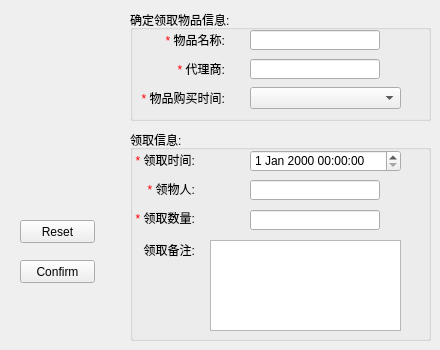
     <widget class="QWidget" name="tab_2">
      <attribute name="title">
       <string>领取信息录入</string>
      </attribute>
      <widget class="QLabel" name="label_2">
       <property name="geometry">
        <rect>
         <x>0</x>
         <y>20</y>
         <width>100</width>
         <height>100</height>
        </rect>
       </property>
       <property name="text">
        <string/>
       </property>
       <property name="pixmap">
        <pixmap resource="Labms_v1.qrc">:/images/Resources/领取1.png</pixmap>
       </property>
       <property name="scaledContents">
        <bool>true</bool>
       </property>
      </widget>
      <widget class="QPushButton" name="m_get_reset">
       <property name="geometry">
        <rect>
         <x>20</x>
         <y>220</y>
         <width>75</width>
         <height>23</height>
        </rect>
       </property>
       <property name="text">
        <string>Reset</string>
       </property>
      </widget>
      <widget class="QPushButton" name="m_get_confirm">
       <property name="geometry">
        <rect>
         <x>20</x>
         <y>260</y>
         <width>75</width>
         <height>23</height>
        </rect>
       </property>
       <property name="text">
        <string>Confirm</string>
       </property>
      </widget>
      <widget class="QGroupBox" name="groupBox">
       <property name="geometry">
        <rect>
         <x>130</x>
         <y>10</y>
         <width>301</width>
         <height>111</height>
        </rect>
       </property>
       <property name="title">
        <string>确定领取物品信息:</string>
       </property>
       <widget class="QLabel" name="label_15">
        <property name="geometry">
         <rect>
          <x>30</x>
          <y>20</y>
          <width>65</width>
          <height>20</height>
         </rect>
        </property>
        <property name="minimumSize">
         <size>
          <width>65</width>
          <height>20</height>
         </size>
        </property>
        <property name="maximumSize">
         <size>
          <width>65</width>
          <height>20</height>
         </size>
        </property>
        <property name="text">
         <string>&lt;!DOCTYPE HTML PUBLIC &quot;-//W3C//DTD HTML 4.0//EN&quot; &quot;http://www.w3.org/TR/REC-html40/strict.dtd&quot;&gt;
&lt;html&gt;&lt;head&gt;&lt;meta name=&quot;qrichtext&quot; content=&quot;1&quot; /&gt;&lt;style type=&quot;text/css&quot;&gt;
p, li { white-space: pre-wrap; }
&lt;/style&gt;&lt;/head&gt;&lt;body style=&quot; font-family:'宋体'; font-size:9pt; font-weight:400; font-style:normal;&quot;&gt;
&lt;p align=&quot;right&quot; style=&quot; margin-top:0px; margin-bottom:0px; margin-left:0px; margin-right:0px; -qt-block-indent:0; text-indent:0px;&quot;&gt;&lt;span style=&quot; font-family:'MS Shell Dlg 2'; color:#ff0000;&quot;&gt;* &lt;/span&gt;&lt;span style=&quot; font-family:'MS Shell Dlg 2'; color:#000000;&quot;&gt;物品名称&lt;/span&gt;&lt;span style=&quot; font-family:'MS Shell Dlg 2';&quot;&gt;:&lt;/span&gt;&lt;/p&gt;&lt;/body&gt;&lt;/html&gt;</string>
        </property>
        <property name="textFormat">
         <enum>Qt::RichText</enum>
        </property>
       </widget>
       <widget class="QLabel" name="label_16">
        <property name="geometry">
         <rect>
          <x>30</x>
          <y>49</y>
          <width>65</width>
          <height>20</height>
         </rect>
        </property>
        <property name="minimumSize">
         <size>
          <width>65</width>
          <height>20</height>
         </size>
        </property>
        <property name="maximumSize">
         <size>
          <width>65</width>
          <height>20</height>
         </size>
        </property>
        <property name="text">
         <string>&lt;!DOCTYPE HTML PUBLIC &quot;-//W3C//DTD HTML 4.0//EN&quot; &quot;http://www.w3.org/TR/REC-html40/strict.dtd&quot;&gt;
&lt;html&gt;&lt;head&gt;&lt;meta name=&quot;qrichtext&quot; content=&quot;1&quot; /&gt;&lt;style type=&quot;text/css&quot;&gt;
p, li { white-space: pre-wrap; }
&lt;/style&gt;&lt;/head&gt;&lt;body style=&quot; font-family:'宋体'; font-size:9pt; font-weight:400; font-style:normal;&quot;&gt;
&lt;p align=&quot;right&quot; style=&quot; margin-top:0px; margin-bottom:0px; margin-left:0px; margin-right:0px; -qt-block-indent:0; text-indent:0px;&quot;&gt;&lt;span style=&quot; font-family:'MS Shell Dlg 2'; color:#ff0000;&quot;&gt;* &lt;/span&gt;&lt;span style=&quot; font-family:'MS Shell Dlg 2'; color:#000000;&quot;&gt;代理商&lt;/span&gt;&lt;span style=&quot; font-family:'MS Shell Dlg 2';&quot;&gt;:&lt;/span&gt;&lt;/p&gt;&lt;/body&gt;&lt;/html&gt;</string>
        </property>
        <property name="textFormat">
         <enum>Qt::RichText</enum>
        </property>
       </widget>
       <widget class="QLineEdit" name="m_get_proName">
        <property name="geometry">
         <rect>
          <x>120</x>
          <y>20</y>
          <width>130</width>
          <height>20</height>
         </rect>
        </property>
       </widget>
       <widget class="QLabel" name="label_19">
        <property name="geometry">
         <rect>
          <x>10</x>
          <y>78</y>
          <width>85</width>
          <height>20</height>
         </rect>
        </property>
        <property name="minimumSize">
         <size>
          <width>85</width>
          <height>20</height>
         </size>
        </property>
        <property name="maximumSize">
         <size>
          <width>85</width>
          <height>20</height>
         </size>
        </property>
        <property name="text">
         <string>&lt;!DOCTYPE HTML PUBLIC &quot;-//W3C//DTD HTML 4.0//EN&quot; &quot;http://www.w3.org/TR/REC-html40/strict.dtd&quot;&gt;
&lt;html&gt;&lt;head&gt;&lt;meta name=&quot;qrichtext&quot; content=&quot;1&quot; /&gt;&lt;style type=&quot;text/css&quot;&gt;
p, li { white-space: pre-wrap; }
&lt;/style&gt;&lt;/head&gt;&lt;body style=&quot; font-family:'宋体'; font-size:9pt; font-weight:400; font-style:normal;&quot;&gt;
&lt;p align=&quot;right&quot; style=&quot; margin-top:0px; margin-bottom:0px; margin-left:0px; margin-right:0px; -qt-block-indent:0; text-indent:0px;&quot;&gt;&lt;span style=&quot; font-family:'MS Shell Dlg 2'; color:#ff0000;&quot;&gt;* &lt;/span&gt;&lt;span style=&quot; font-family:'MS Shell Dlg 2'; color:#000000;&quot;&gt;物品购买时间&lt;/span&gt;&lt;span style=&quot; font-family:'MS Shell Dlg 2';&quot;&gt;:&lt;/span&gt;&lt;/p&gt;&lt;/body&gt;&lt;/html&gt;</string>
        </property>
        <property name="textFormat">
         <enum>Qt::RichText</enum>
        </property>
       </widget>
       <widget class="QLineEdit" name="m_get_agent">
        <property name="geometry">
         <rect>
          <x>120</x>
          <y>49</y>
          <width>130</width>
          <height>20</height>
         </rect>
        </property>
       </widget>
       <widget class="QComboBox" name="m_get_buytime">
        <property name="geometry">
         <rect>
          <x>120</x>
          <y>77</y>
          <width>151</width>
          <height>22</height>
         </rect>
        </property>
       </widget>
      </widget>
      <widget class="QGroupBox" name="groupBox_2">
       <property name="geometry">
        <rect>
         <x>130</x>
         <y>130</y>
         <width>301</width>
         <height>211</height>
        </rect>
       </property>
       <property name="title">
        <string>领取信息:</string>
       </property>
       <widget class="QLabel" name="label_13">
        <property name="geometry">
         <rect>
          <x>0</x>
          <y>20</y>
          <width>65</width>
          <height>20</height>
         </rect>
        </property>
        <property name="minimumSize">
         <size>
          <width>65</width>
          <height>20</height>
         </size>
        </property>
        <property name="maximumSize">
         <size>
          <width>65</width>
          <height>20</height>
         </size>
        </property>
        <property name="text">
         <string>&lt;!DOCTYPE HTML PUBLIC &quot;-//W3C//DTD HTML 4.0//EN&quot; &quot;http://www.w3.org/TR/REC-html40/strict.dtd&quot;&gt;
&lt;html&gt;&lt;head&gt;&lt;meta name=&quot;qrichtext&quot; content=&quot;1&quot; /&gt;&lt;style type=&quot;text/css&quot;&gt;
p, li { white-space: pre-wrap; }
&lt;/style&gt;&lt;/head&gt;&lt;body style=&quot; font-family:'宋体'; font-size:9pt; font-weight:400; font-style:normal;&quot;&gt;
&lt;p align=&quot;right&quot; style=&quot; margin-top:0px; margin-bottom:0px; margin-left:0px; margin-right:0px; -qt-block-indent:0; text-indent:0px;&quot;&gt;&lt;span style=&quot; font-family:'MS Shell Dlg 2'; color:#ff0000;&quot;&gt;* &lt;/span&gt;&lt;span style=&quot; font-family:'MS Shell Dlg 2'; color:#000000;&quot;&gt;领取&lt;/span&gt;&lt;span style=&quot; font-family:'MS Shell Dlg 2';&quot;&gt;时间:&lt;/span&gt;&lt;/p&gt;&lt;/body&gt;&lt;/html&gt;</string>
        </property>
        <property name="textFormat">
         <enum>Qt::RichText</enum>
        </property>
       </widget>
       <widget class="QDateTimeEdit" name="m_get_time">
        <property name="geometry">
         <rect>
          <x>120</x>
          <y>20</y>
          <width>151</width>
          <height>22</height>
         </rect>
        </property>
       </widget>
       <widget class="QLabel" name="label_14">
        <property name="geometry">
         <rect>
          <x>0</x>
          <y>49</y>
          <width>65</width>
          <height>20</height>
         </rect>
        </property>
        <property name="minimumSize">
         <size>
          <width>65</width>
          <height>20</height>
         </size>
        </property>
        <property name="maximumSize">
         <size>
          <width>65</width>
          <height>20</height>
         </size>
        </property>
        <property name="text">
         <string>&lt;!DOCTYPE HTML PUBLIC &quot;-//W3C//DTD HTML 4.0//EN&quot; &quot;http://www.w3.org/TR/REC-html40/strict.dtd&quot;&gt;
&lt;html&gt;&lt;head&gt;&lt;meta name=&quot;qrichtext&quot; content=&quot;1&quot; /&gt;&lt;style type=&quot;text/css&quot;&gt;
p, li { white-space: pre-wrap; }
&lt;/style&gt;&lt;/head&gt;&lt;body style=&quot; font-family:'宋体'; font-size:9pt; font-weight:400; font-style:normal;&quot;&gt;
&lt;p align=&quot;right&quot; style=&quot; margin-top:0px; margin-bottom:0px; margin-left:0px; margin-right:0px; -qt-block-indent:0; text-indent:0px;&quot;&gt;&lt;span style=&quot; font-family:'MS Shell Dlg 2'; color:#ff0000;&quot;&gt;* &lt;/span&gt;&lt;span style=&quot; font-family:'MS Shell Dlg 2'; color:#000000;&quot;&gt;领物人&lt;/span&gt;&lt;span style=&quot; font-family:'MS Shell Dlg 2';&quot;&gt;:&lt;/span&gt;&lt;/p&gt;&lt;/body&gt;&lt;/html&gt;</string>
        </property>
        <property name="textFormat">
         <enum>Qt::RichText</enum>
        </property>
       </widget>
       <widget class="QLineEdit" name="m_get_people">
        <property name="geometry">
         <rect>
          <x>120</x>
          <y>50</y>
          <width>130</width>
          <height>20</height>
         </rect>
        </property>
       </widget>
       <widget class="QLabel" name="label_17">
        <property name="geometry">
         <rect>
          <x>0</x>
          <y>78</y>
          <width>65</width>
          <height>20</height>
         </rect>
        </property>
        <property name="minimumSize">
         <size>
          <width>65</width>
          <height>20</height>
         </size>
        </property>
        <property name="maximumSize">
         <size>
          <width>65</width>
          <height>20</height>
         </size>
        </property>
        <property name="text">
         <string>&lt;!DOCTYPE HTML PUBLIC &quot;-//W3C//DTD HTML 4.0//EN&quot; &quot;http://www.w3.org/TR/REC-html40/strict.dtd&quot;&gt;
&lt;html&gt;&lt;head&gt;&lt;meta name=&quot;qrichtext&quot; content=&quot;1&quot; /&gt;&lt;style type=&quot;text/css&quot;&gt;
p, li { white-space: pre-wrap; }
&lt;/style&gt;&lt;/head&gt;&lt;body style=&quot; font-family:'宋体'; font-size:9pt; font-weight:400; font-style:normal;&quot;&gt;
&lt;p align=&quot;right&quot; style=&quot; margin-top:0px; margin-bottom:0px; margin-left:0px; margin-right:0px; -qt-block-indent:0; text-indent:0px;&quot;&gt;&lt;span style=&quot; font-family:'MS Shell Dlg 2'; color:#ff0000;&quot;&gt;* &lt;/span&gt;&lt;span style=&quot; font-family:'MS Shell Dlg 2'; color:#000000;&quot;&gt;领取数量&lt;/span&gt;&lt;span style=&quot; font-family:'MS Shell Dlg 2';&quot;&gt;:&lt;/span&gt;&lt;/p&gt;&lt;/body&gt;&lt;/html&gt;</string>
        </property>
        <property name="textFormat">
         <enum>Qt::RichText</enum>
        </property>
       </widget>
       <widget class="QLineEdit" name="m_get_num">
        <property name="geometry">
         <rect>
          <x>120</x>
          <y>80</y>
          <width>130</width>
          <height>20</height>
         </rect>
        </property>
       </widget>
       <widget class="QLabel" name="label_18">
        <property name="geometry">
         <rect>
          <x>0</x>
          <y>110</y>
          <width>65</width>
          <height>20</height>
         </rect>
        </property>
        <property name="minimumSize">
         <size>
          <width>65</width>
          <height>20</height>
         </size>
        </property>
        <property name="maximumSize">
         <size>
          <width>65</width>
          <height>20</height>
         </size>
        </property>
        <property name="text">
         <string>&lt;!DOCTYPE HTML PUBLIC &quot;-//W3C//DTD HTML 4.0//EN&quot; &quot;http://www.w3.org/TR/REC-html40/strict.dtd&quot;&gt;
&lt;html&gt;&lt;head&gt;&lt;meta name=&quot;qrichtext&quot; content=&quot;1&quot; /&gt;&lt;style type=&quot;text/css&quot;&gt;
p, li { white-space: pre-wrap; }
&lt;/style&gt;&lt;/head&gt;&lt;body style=&quot; font-family:'宋体'; font-size:9pt; font-weight:400; font-style:normal;&quot;&gt;
&lt;p align=&quot;right&quot; style=&quot; margin-top:0px; margin-bottom:0px; margin-left:0px; margin-right:0px; -qt-block-indent:0; text-indent:0px;&quot;&gt;&lt;span style=&quot; font-family:'MS Shell Dlg 2'; color:#000000;&quot;&gt;领取备注&lt;/span&gt;&lt;span style=&quot; font-family:'MS Shell Dlg 2';&quot;&gt;:&lt;/span&gt;&lt;/p&gt;&lt;/body&gt;&lt;/html&gt;</string>
        </property>
        <property name="textFormat">
         <enum>Qt::RichText</enum>
        </property>
       </widget>
       <widget class="QTextEdit" name="m_get_ps">
        <property name="geometry">
         <rect>
          <x>80</x>
          <y>110</y>
          <width>191</width>
          <height>91</height>
         </rect>
        </property>
       </widget>
      </widget>
     </widget>
